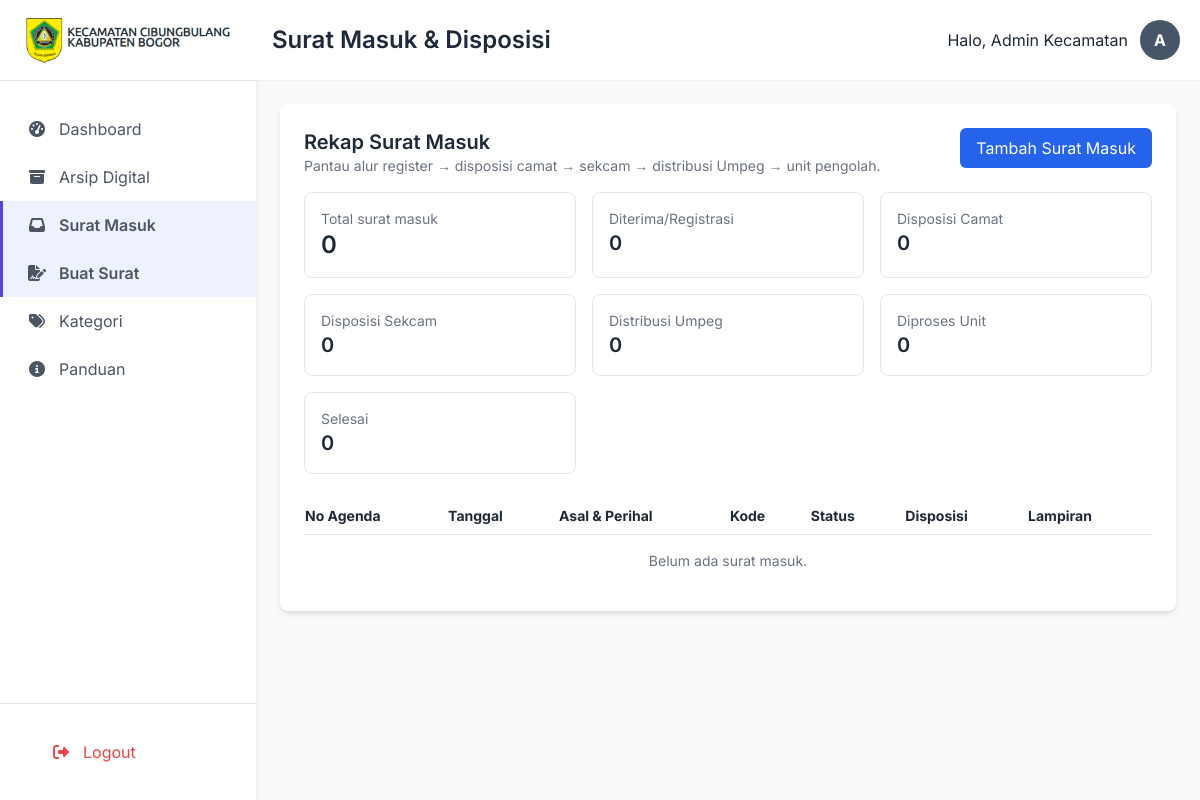
Page /public/suratmasuk (signed in) on the earlier database version.
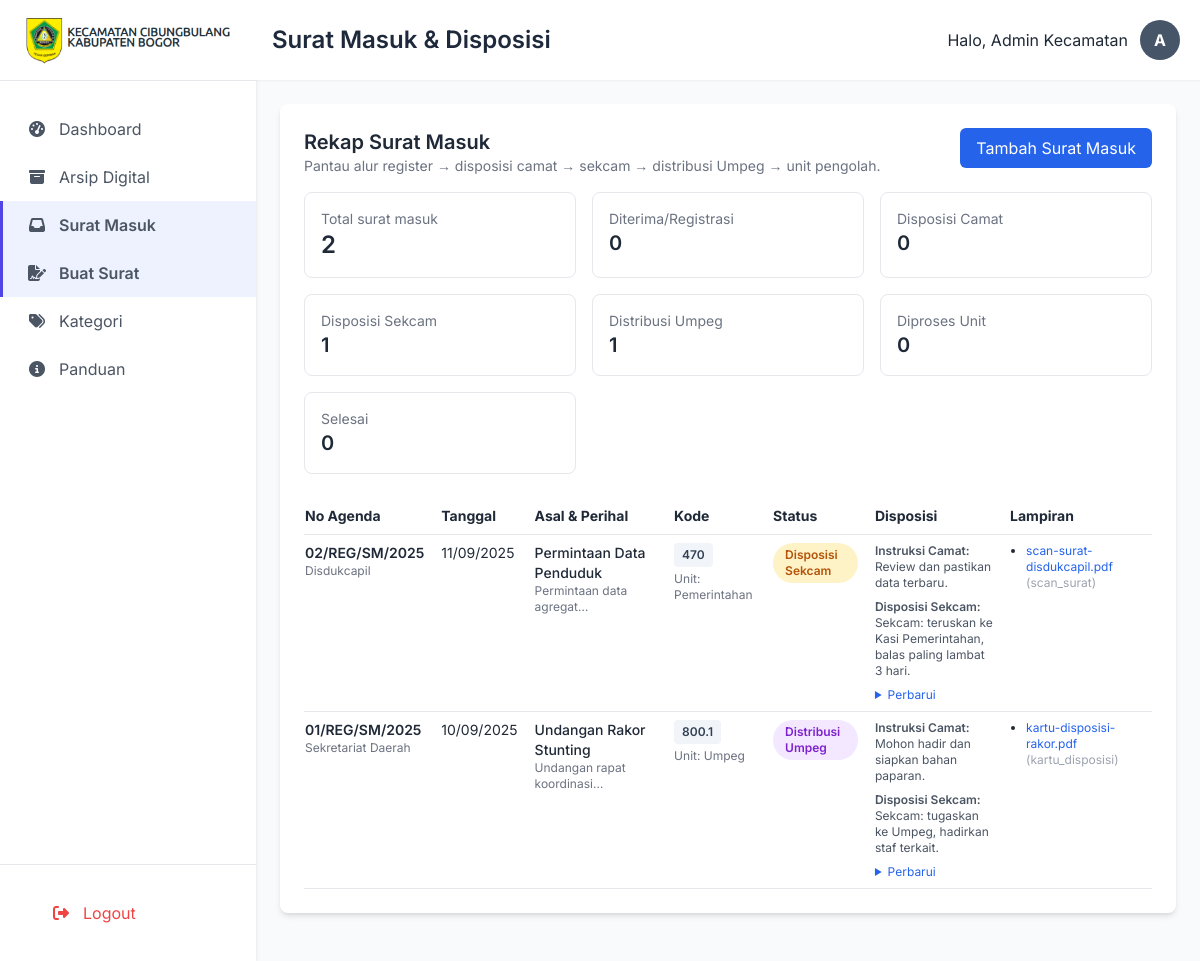
Same page on the later database version.
### tables this page shows
CREATE TABLE `surat_masuk` (
  `id` int NOT NULL,
  `nomor_agenda` varchar(50) NOT NULL,
  `tanggal_terima` date NOT NULL,
  `asal_surat` varchar(150) NOT NULL,
  `perihal` varchar(255) NOT NULL,
  `kode_klasifikasi` varchar(50) NOT NULL,
  `ringkasan` text,
  `instruksi_camat` text,
  `disposisi_sekcam` text,
  `unit_pengolah` varchar(100) DEFAULT NULL,
  `status` enum('diterima','instruksi_camat','sekcam','distribusi_umpeg','diproses_unit','selesai') NOT NULL DEFAULT 'diterima',
  `id_user_pencatat` int DEFAULT NULL,
  `created_at` timestamp NOT NULL DEFAULT CURRENT_TIMESTAMP
);

CREATE TABLE `surat_masuk_files` (
  `id` int NOT NULL,
  `id_surat_masuk` int NOT NULL,
  `nama_file_asli` varchar(255) NOT NULL,
  `nama_file_unik` varchar(255) NOT NULL,
  `path_file` varchar(255) NOT NULL,
  `filesize` bigint DEFAULT NULL,
  `jenis_lampiran` varchar(50) DEFAULT 'lampiran'
);

### app/core/Controller.php (called while the page is built, shortened)
<?php
class Controller {
    public function view($view, $data = [])
    {
        extract($data);
        require_once APPROOT . '/templates/' . $view . '.php';
    }
    public function model($model)
    {
        return new $model;
    }
}

### app/controllers/Suratmasuk.php (called while the page is built, shortened)
<?php
class Suratmasuk extends Controller
{
    public function index()
    {
        $model = $this->model('Suratmasuk_model');
        $data['judul'] = 'Surat Masuk & Disposisi';
        $data['daftar_surat'] = $model->getAll(100);
        $data['status_count'] = $model->countByStatus();
        $data['total_surat_masuk'] = $model->countTotal();
        $this->view('layouts/header', $data);
        $this->view('layouts/sidebar', $data);
        $this->view('surat_masuk/index', $data);
        $this->view('layouts/footer');
    }
}

### app/core/App.php (called while the page is built, shortened)
<?php
class App {
    protected $method = 'index';
    protected $params = [];
    public function __construct()
    {
        $this->controller = new $this->controller;
        call_user_func_array([$this->controller, $this->method], $this->params);
    }
}

### public/index.php (called while the page is built, shortened)
<?php
$app = new App;

### app/core/Database.php (called while the page is built, shortened)
<?php
class Database {
    private $host = DB_HOST;
    private $user = DB_USER;
    private $pass = DB_PASS;
    private $db_name = DB_NAME;
    private $dbh;
    private $stmt;
    public function __construct()
    {
        $dsn = 'mysql:host=' . $this->host . ';dbname=' . $this->db_name;
        $option = [
            PDO::ATTR_PERSISTENT => true,
            PDO::ATTR_ERRMODE => PDO::ERRMODE_EXCEPTION
        ];
        try {
            $this->dbh = new PDO($dsn, $this->user, $this->pass, $option);
        } catch(PDOException $e) {
            die($e->getMessage());
        }
    }
    public function query($query)
    {
        $this->stmt = $this->dbh->prepare($query);
    }
    public function bind($param, $value, $type = null)
    {
        if (is_null($type)) {
            switch (true) {
                case is_int($value):
                    $type = PDO::PARAM_INT;
                    break;
            }
        }
        $this->stmt->bindValue($param, $value, $type);
    }
    public function execute()
    {
        return $this->stmt->execute();
    }
    public function resultSet()
    {
        $this->execute();
        return $this->stmt->fetchAll(PDO::FETCH_ASSOC);
    }
}

### app/models/Suratmasuk_model.php (called while the page is built, shortened)
<?php
class Suratmasuk_model
{
    private $table = 'surat_masuk';
    private $filesTable = 'surat_masuk_files';
    private $db;
    public function __construct()
    {
        $this->db = new Database;
    }
    public function getAll($limit = 100)
    {
        $sql = "SELECT sm.*, COUNT(f.id) AS jumlah_file
                FROM {$this->table} sm
                LEFT JOIN {$this->filesTable} f ON f.id_surat_masuk = sm.id
                GROUP BY sm.id
                ORDER BY sm.tanggal_terima DESC, sm.id DESC
                LIMIT :batas";
        $this->db->query($sql);
        $this->db->bind('batas', (int)$limit, PDO::PARAM_INT);
        $rows = $this->db->resultSet();
        foreach ($rows as &$row) {
            $row['files'] = $this->getFiles((int)$row['id']);
        }
        return $rows;
    }
    public function countTotal()
    {
        $this->db->query("SELECT COUNT(*) AS total FROM {$this->table}");
        $row = $this->db->single();
        return (int)($row['total'] ?? 0);
    }
    public function countByStatus()
    {
        $this->db->query("SELECT status, COUNT(*) AS total FROM {$this->table} GROUP BY status");
        $rows = $this->db->resultSet();
        $map = [];
        foreach ($rows as $r) {
            $map[$r['status']] = (int)$r['total'];
        }
        return $map;
    }
    private function getFiles(int $idSurat)
    {
        $this->db->query("SELECT * FROM {$this->filesTable} WHERE id_surat_masuk = :id");
        $this->db->bind('id', $idSurat);
        return $this->db->resultSet();
    }
}

### templates/surat_masuk/index.php (the view, shortened to what this page needs)
<?php
$statusLabels = [
    'diterima' => 'Diterima/Registrasi',
    'instruksi_camat' => 'Disposisi Camat',
    'sekcam' => 'Disposisi Sekcam',
    'distribusi_umpeg' => 'Distribusi Umpeg',
    'diproses_unit' => 'Diproses Unit',
    'selesai' => 'Selesai'
];
$statusClasses = [
    'diterima' => 'bg-gray-100 text-gray-700',
    'instruksi_camat' => 'bg-blue-100 text-blue-700',
    'sekcam' => 'bg-amber-100 text-amber-700',
    'distribusi_umpeg' => 'bg-purple-100 text-purple-700',
    'diproses_unit' => 'bg-green-100 text-green-700',
    'selesai' => 'bg-emerald-100 text-emerald-700'
];
?>
<div class="bg-white p-6 rounded-lg shadow-md mb-6">
    <div class="flex items-start justify-between gap-4 mb-4">
        <div>
            <h3 class="text-xl font-semibold">Rekap Surat Masuk</h3>
            <p class="text-sm text-gray-500">Pantau alur register → disposisi camat → sekcam → distribusi Umpeg → unit pengolah.</p>
        </div>
        <div class="flex items-center gap-2">
            <a href="<?= BASE_URL; ?>/suratmasuk/create" class="px-4 py-2 bg-blue-600 text-white rounded-md">Tambah Surat Masuk</a>
        </div>
    </div>
    <div class="grid grid-cols-1 md:grid-cols-3 gap-4 mb-6">
        <div class="p-4 rounded-lg border">
            <p class="text-sm text-gray-500">Total surat masuk</p>
            <p class="text-2xl font-semibold"><?= $total_surat_masuk ?? 0; ?></p>
        </div>
        <?php foreach ($statusLabels as $key => $label): ?>
            <div class="p-4 rounded-lg border">
                <p class="text-sm text-gray-500"><?= $label; ?></p>
                <p class="text-xl font-semibold"><?= $status_count[$key] ?? 0; ?></p>
            </div>
        <?php endforeach; ?>
    </div>
    <div class="overflow-x-auto">
        <table class="min-w-full text-sm">
            <thead>
                <tr class="border-b">
                    <th class="py-2 pr-4 text-left">No Agenda</th>
                    <th class="py-2 pr-4 text-left">Tanggal</th>
                    <th class="py-2 pr-4 text-left">Asal & Perihal</th>
                    <th class="py-2 pr-4 text-left">Kode</th>
                    <th class="py-2 pr-4 text-left">Status</th>
                    <th class="py-2 pr-4 text-left">Disposisi</th>
                    <th class="py-2 pr-4 text-left">Lampiran</th>
                </tr>
            </thead>
            <tbody>
                <?php if (empty($daftar_surat)): ?>
                    <tr>
                        <td colspan="7" class="py-4 text-center text-gray-500">Belum ada surat masuk.</td>
                    </tr>
                <?php endif; ?>
                <?php foreach ($daftar_surat as $item): ?>
                    <tr class="border-b align-top">
                        <td class="py-2 pr-4">
                            <div class="font-semibold"><?= htmlspecialchars($item['nomor_agenda']); ?></div>
                            <div class="text-xs text-gray-500"><?= htmlspecialchars($item['asal_surat']); ?></div>
                        </td>
                        <td class="py-2 pr-4 text-sm">
                            <?= date('d/m/Y', strtotime($item['tanggal_terima'])); ?>
                        </td>
                        <td class="py-2 pr-4">
                            <div class="font-medium text-gray-800"><?= htmlspecialchars($item['perihal']); ?></div>
                            <div class="text-xs text-gray-500 line-clamp-2"><?= nl2br(htmlspecialchars($item['ringkasan'] ?? '')); ?></div>
                        </td>
                        <td class="py-2 pr-4">
                            <span class="inline-flex items-center px-2 py-1 text-xs font-semibold rounded bg-slate-100 text-slate-700"><?= htmlspecialchars($item['kode_klasifikasi']); ?></span>
                            <?php if (!empty($item['unit_pengolah'])): ?>
                                <div class="text-xs text-gray-500 mt-1">Unit: <?= htmlspecialchars($item['unit_pengolah']); ?></div>
                            <?php endif; ?>
                        </td>
                        <td class="py-2 pr-4">
                            <?php $s = $item['status']; ?>
                            <span class="inline-flex items-center px-3 py-1 rounded-full text-xs font-semibold <?= $statusClasses[$s] ?? 'bg-gray-100 text-gray-700'; ?>">
                                <?= $statusLabels[$s] ?? $s; ?>
                            </span>
                        </td>
                        <td class="py-2 pr-4">
                            <div class="text-xs text-gray-600 mb-2">
                                <div class="font-semibold">Instruksi Camat:</div>
                                <div class="whitespace-pre-line"><?= htmlspecialchars($item['instruksi_camat'] ?? '-'); ?></div>
                            </div>
                            <div class="text-xs text-gray-600 mb-2">
                                <div class="font-semibold">Disposisi Sekcam:</div>
                                <div class="whitespace-pre-line"><?= htmlspecialchars($item['disposisi_sekcam'] ?? '-'); ?></div>
                            </div>
                            <details class="text-xs">
                                <summary class="cursor-pointer text-blue-600">Perbarui</summary>
                            </details>
                        </td>
                        <td class="py-2 pr-4 text-xs">
                            <?php if (!empty($item['files'])): ?>
                                <ul class="list-disc pl-4 space-y-1">
                                    <?php foreach ($item['files'] as $f): ?>
                                        <li>
                                            <a class="text-blue-600 hover:underline" href="<?= BASE_URL . '/' . ltrim($f['path_file'], '/'); ?>" target="_blank">
                                                <?= htmlspecialchars($f['nama_file_asli']); ?>
                                            </a>
                                            <span class="text-gray-400">(<?= htmlspecialchars($f['jenis_lampiran'] ?? 'lampiran'); ?>)</span>
                                        </li>
                                    <?php endforeach; ?>
                                </ul>
                            <?php else: ?>
                                <span class="text-gray-400">-</span>
                            <?php endif; ?>
                        </td>
                    </tr>
                <?php endforeach; ?>
            </tbody>
        </table>
    </div>
</div>

### templates/layouts/header.php (shortened to what this page needs)
<!DOCTYPE html>
<html lang="id">
<head>
    <script src="https://cdn.tailwindcss.com"></script>
    <link href="https://cdnjs.cloudflare.com/ajax/libs/font-awesome/6.5.1/css/all.min.css" rel="stylesheet">
    <link rel="stylesheet" href="<?= BASE_URL; ?>/assets/css/style.css">
</head>
<body class="bg-gray-50 text-gray-800">
    <div class="flex h-screen">

### templates/layouts/sidebar.php (shortened to what this page needs)
<aside class="w-64 bg-white shadow-md flex-shrink-0 flex flex-col">
    <div class="p-4 text-center border-b">
        <a href="<?= BASE_URL; ?>/dashboard">
            <img src="<?= BASE_URL; ?>/assets/img/sidebar_logo.png" alt="Logo Kec.Cibungbulang" class="h-12 mx-auto">
        </a>
    </div>
    <nav class="mt-6 flex-grow">
        <a href="<?= BASE_URL; ?>/dashboard" class="nav-link flex items-center px-6 py-3 text-gray-600 hover:bg-gray-100 <?= ($judul == 'Dashboard') ? 'active-link' : ''; ?>">
            <i class="fas fa-tachometer-alt fa-fw sidebar-icon mr-3"></i>
            <span>Dashboard</span>
        </a>
        <a href="<?= BASE_URL; ?>/arsip" class="nav-link flex items-center px-6 py-3 text-gray-600 hover:bg-gray-100 <?= (str_contains($judul, 'Arsip')) ? 'active-link' : ''; ?>">
            <i class="fas fa-archive fa-fw sidebar-icon mr-3"></i>
            <span>Arsip Digital</span>
        </a>
        <a href="<?= BASE_URL; ?>/suratmasuk" class="nav-link flex items-center px-6 py-3 text-gray-600 hover:bg-gray-100 <?= (str_contains($judul, 'Surat Masuk')) ? 'active-link' : ''; ?>">
            <i class="fas fa-inbox fa-fw sidebar-icon mr-3"></i>
            <span>Surat Masuk</span>
        </a>
        <a href="<?= BASE_URL; ?>/surat" class="nav-link flex items-center px-6 py-3 text-gray-600 hover:bg-gray-100 <?= (str_contains($judul, 'Surat')) ? 'active-link' : ''; ?>">
            <i class="fas fa-file-signature fa-fw sidebar-icon mr-3"></i>
            <span>Buat Surat</span>
        </a>
        <a href="<?= BASE_URL; ?>/kategori" class="nav-link flex items-center px-6 py-3 text-gray-600 hover:bg-gray-100 <?= (str_contains($judul, 'Kategori')) ? 'active-link' : ''; ?>">
            <i class="fas fa-tags fa-fw sidebar-icon mr-3"></i>
            <span>Kategori</span>
        </a>
            <a href="<?= BASE_URL; ?>/panduan" class="nav-link flex items-center px-6 py-3 text-gray-600 hover:bg-gray-100 <?= (str_contains($judul, 'Panduan')) ? 'active-link' : ''; ?>">
                <i class="fas fa-info-circle fa-fw sidebar-icon mr-3"></i>
                <span>Panduan</span>
            </a>
    </nav>
    <div class="p-6 border-t">
         <button type="button"
                 onclick="showConfirmation('Konfirmasi Logout', 'Apakah Anda yakin ingin keluar dari sistem?', '<?= BASE_URL; ?>/auth/logout', 'Ya, Keluar', 'info')"
                 class="nav-link flex items-center w-full px-6 py-3 text-red-500 hover:bg-red-50 text-left">
            <i class="fas fa-sign-out-alt fa-fw sidebar-icon mr-3"></i>
            <span>Logout</span>
        </button>
    </div>
</aside>
<main class="flex-1 flex flex-col overflow-hidden">
    <header class="bg-white shadow-sm p-4 flex justify-between items-center">
        <h2 id="page-title" class="text-2xl font-semibold text-slate-800"><?= htmlspecialchars($judul); ?></h2>
        <div class="relative">
            <button id="userMenuButton" class="flex items-center focus:outline-none rounded-full p-1 hover:bg-gray-100 transition">
                <span class="mr-3 hidden sm:inline">Halo, <?= htmlspecialchars($_SESSION['nama_lengkap'] ?? 'Staf'); ?></span>
                <div class="w-10 h-10 bg-slate-600 rounded-full flex items-center justify-center text-white font-bold">
                    <?= strtoupper(substr($_SESSION['nama_lengkap'] ?? 'S', 0, 1)); ?>
                </div>
            </button>
        </div>
    </header>
    <div class="flex-1 p-6 overflow-y-auto">

### templates/layouts/footer.php (shortened to what this page needs)
    </div>
</main>
</div>
</body>
</html>

### public/assets/css/style.css (style rules this page uses)
body { font-family: 'Inter', sans-serif; background-color: #f9fafb; }
.nav-link { transition: background-color 0.2s ease-in-out, color 0.2s ease-in-out; border-left: 3px solid transparent; }
.active-link { background-color: #eef2ff; color: #312e81; font-weight: 600; border-left-color: #4f46e5; }

Differences in the rows shown:
added surat_masuk: nomor_agenda "02/REG/SM/2025", asal_surat "Disdukcapil", tanggal_terima "11/09/2025", perihal "Permintaan Data Penduduk", ringkasan "Permintaan data…", kode_klasifikasi "470", unit_pengolah "Pemerintahan", status "Disposisi Sekcam", instruksi_camat "Review dan pastikan data terbaru.", disposisi_sekcam "Sekcam: teruskan ke Kasi Pemerintahan, balas paling lambat 3 hari."
added surat_masuk_files: nama_file_asli "scan-surat-disdukcapil.pdf", jenis_lampiran "scan_surat", shown under "02/REG/SM/2025"
added surat_masuk: nomor_agenda "01/REG/SM/2025", asal_surat "Sekretariat Daerah", tanggal_terima "10/09/2025", perihal "Undangan Rakor Stunting", ringkasan "Undangan rapat…", kode_klasifikasi "800.1", unit_pengolah "Umpeg", status "Distribusi Umpeg", instruksi_camat "Mohon hadir dan siapkan bahan paparan.", disposisi_sekcam "Sekcam: tugaskan ke Umpeg, hadirkan staf terkait."
added surat_masuk_files: nama_file_asli "kartu-disposisi-rakor.pdf", jenis_lampiran "kartu_disposisi", shown under "01/REG/SM/2025"
Other differences:
$total_surat_masuk: "0" → "2"
new list line: "Disposisi Sekcam 1"
new list line: "Distribusi Umpeg 1"
list line gone: "Disposisi Sekcam 0"
list line gone: "Distribusi Umpeg 0"
text no longer shown: "Belum ada surat masuk."
